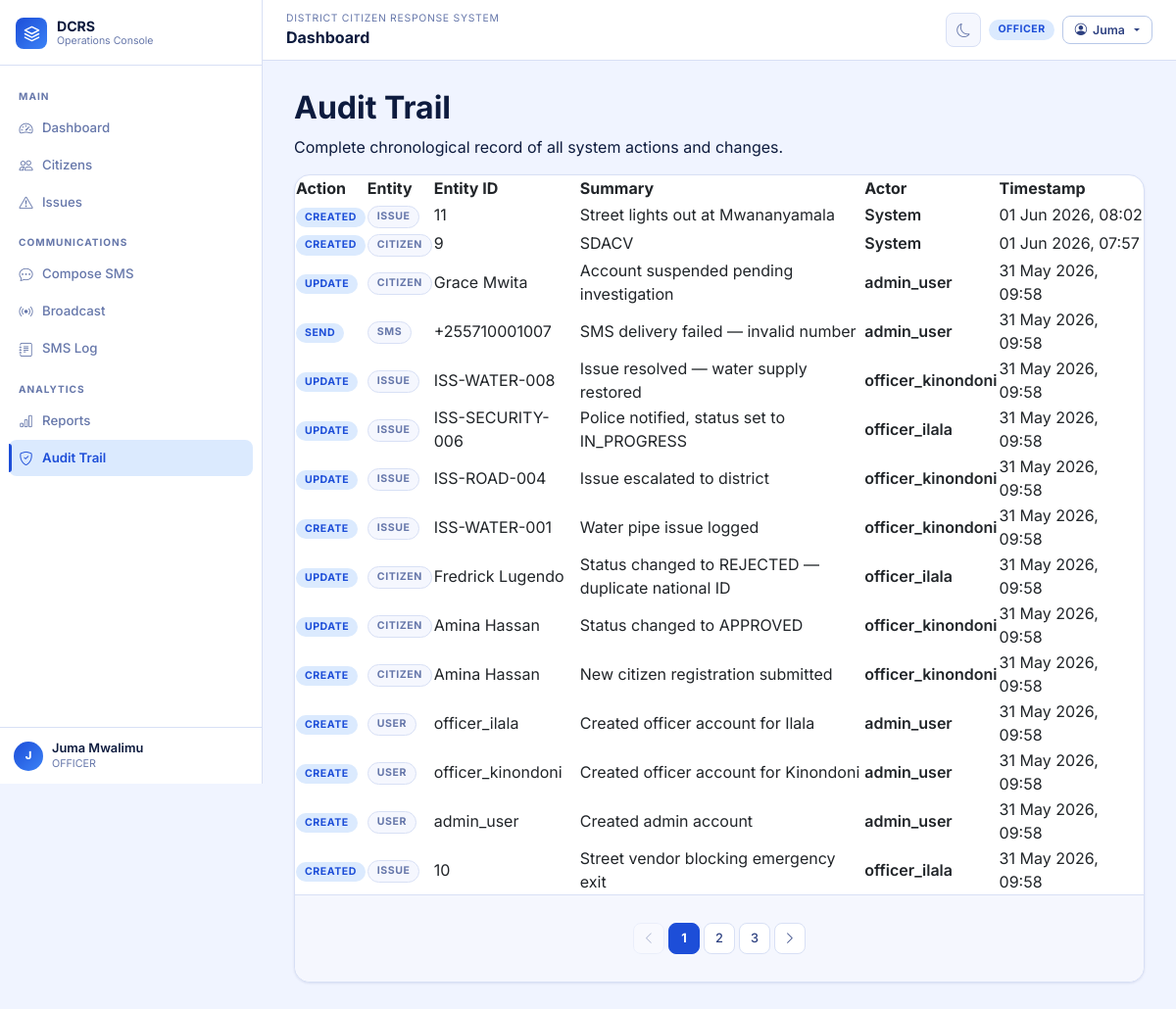
The app's page /portal/reports/audit/ (signed in) with its own data.
### apps/accounts/models.py (models this page shows, shortened)
class User(AbstractUser):
    class Role(models.TextChoices):
        ADMIN = "ADMIN", "Admin"
        OFFICER = "OFFICER", "Officer"
        CITIZEN = "CITIZEN", "Citizen"
    role = models.CharField(max_length=20, choices=Role.choices, default=Role.OFFICER)
    phone_number = models.CharField(max_length=20, blank=True, unique=True, null=True)
    national_id = models.CharField(max_length=32, blank=True, unique=True)
    ward = models.ForeignKey(
        "localities.Ward",
        on_delete=models.SET_NULL,
        null=True,
        blank=True,
        related_name="users",
    )
    is_phone_verified = models.BooleanField(default=False)
    failed_login_attempts = models.PositiveSmallIntegerField(default=0)
    locked_until = models.DateTimeField(blank=True, null=True)
    class Meta:
        ordering = ["username"]

### apps/reports/models.py (models this page shows, shortened)
class AuditLog(models.Model):
    actor = models.ForeignKey(settings.AUTH_USER_MODEL, on_delete=models.SET_NULL, blank=True, null=True)
    action = models.CharField(max_length=120)
    entity_type = models.CharField(max_length=120)
    entity_id = models.CharField(max_length=64, blank=True)
    summary = models.CharField(max_length=255, blank=True)
    metadata = models.JSONField(default=dict, blank=True)
    created_at = models.DateTimeField(auto_now_add=True)
    class Meta:
        ordering = ["-created_at"]

### apps/reports/views.py (the view)
# urls.py: path("audit/", AuditLogView.as_view(), name="audit_log"),
class AuditLogView(LoginRequiredMixin, ListView):
    model = AuditLog
    template_name = "reports/audit_log.html"
    paginate_by = 15
    context_object_name = "logs"

### templates/reports/audit_log.html (shortened to what this page needs)
{% extends 'base.html' %}
{% block content %}
<div class="page-header">
  <h2>Audit Trail</h2>
  <p>Complete chronological record of all system actions and changes.</p>
</div>
<div class="card">
  <div class="table-wrap" style="border:none">
    <table class="data-table">
      <thead>
        <tr>
          <th>Action</th>
          <th>Entity</th>
          <th>Entity ID</th>
          <th>Summary</th>
          <th>Actor</th>
          <th>Timestamp</th>
        </tr>
      </thead>
      <tbody>
        {% for log in logs %}
          <tr>
            <td><span class="badge badge-blue">{{ log.action }}</span></td>
            <td>
              <span class="badge badge-gray">{{ log.entity_type }}</span>
            </td>
            <td class="mono">{{ log.entity_id|truncatechars:20 }}</td>
            <td style="color:var(--text-soft);max-width:300px">{{ log.summary|truncatechars:60 }}</td>
            <td style="font-weight:600">{{ log.actor|default:'System' }}</td>
            <td class="mono">{{ log.created_at|date:"d M Y, H:i" }}</td>
          </tr>
        {% endfor %}
      </tbody>
    </table>
  </div>
  {% if is_paginated %}
    <div class="card-footer">{% include 'partials/pagination.html' %}</div>
  {% endif %}
</div>
{% endblock %}

### templates/partials/sidebar.html
<aside class="app-sidebar" id="appSidebar">
  <div class="sidebar-header">
    <a class="sidebar-brand" href="{% url 'reports:dashboard' %}">
      <div class="brand-logo">
        <svg viewBox="0 0 24 24" fill="none">
          <path d="M12 2L2 7l10 5 10-5-10-5zM2 17l10 5 10-5M2 12l10 5 10-5" stroke="white" stroke-width="2" stroke-linecap="round" stroke-linejoin="round"/>
        </svg>
      </div>
      <div><div class="brand-name">DCRS</div><div class="brand-sub">Operations Console</div></div>
    </a>
  </div>
  <nav class="sidebar-nav">
    <span class="sidebar-section-label">Main</span>
    <a href="{% url 'reports:dashboard' %}"        class="sidebar-link"><i class="bi bi-speedometer2"></i> Dashboard</a>
    <a href="{% url 'citizens:list' %}"            class="sidebar-link"><i class="bi bi-people"></i> Citizens</a>
    <a href="{% url 'issues:list' %}"              class="sidebar-link"><i class="bi bi-exclamation-triangle"></i> Issues</a>
    <span class="sidebar-section-label">Communications</span>
    <a href="{% url 'notifications:compose' %}"    class="sidebar-link"><i class="bi bi-chat-dots"></i> Compose SMS</a>
    <a href="{% url 'notifications:broadcast' %}"  class="sidebar-link"><i class="bi bi-broadcast"></i> Broadcast</a>
    <a href="{% url 'notifications:log' %}"        class="sidebar-link"><i class="bi bi-journal-text"></i> SMS Log</a>
    <span class="sidebar-section-label">Analytics</span>
    <a href="{% url 'reports:registration_report' %}" class="sidebar-link"><i class="bi bi-bar-chart"></i> Reports</a>
    <a href="{% url 'reports:audit_log' %}"        class="sidebar-link"><i class="bi bi-shield-check"></i> Audit Trail</a>
  </nav>
  <div class="sidebar-footer">
    <div class="sb-user">
      <div class="sb-avatar">{{ user.get_full_name|default:user.username|slice:":1"|upper }}</div>
      <div>
        <div class="sb-name">{{ user.get_full_name|default:user.username }}</div>
        <div class="sb-role">{{ user.role|default:'Officer' }}</div>
      </div>
    </div>
  </div>
</aside>

### templates/partials/navbar.html (shortened to what this page needs)
<nav class="app-navbar">
  <div style="display:flex;align-items:center;gap:10px;min-width:0;flex:1">
    <div style="min-width:0">
      <div class="nav-bc">District Citizen Response System</div>
      <div class="nav-title">{% block page_title %}Dashboard{% endblock %}</div>
    </div>
  </div>
  <div style="display:flex;align-items:center;gap:8px;flex-shrink:0">
    <button class="btn-theme" data-theme-toggle title="Toggle theme"><i class="bi bi-moon"></i></button>
    <span class="badge badge-blue d-none d-md-inline-flex">{{ user.role|default:'Guest' }}</span>
    <div class="dropdown">
      <button class="btn btn-sm btn-outline dropdown-toggle" data-bs-toggle="dropdown" type="button">
        <i class="bi bi-person-circle"></i>
        <span class="d-none d-sm-inline">{{ user.get_short_name|default:user.username }}</span>
      </button>
    </div>
  </div>
</nav>

### records on screen
User: get_full_name "J", get_full_name "Juma Mwalimu", role "OFFICER", get_short_name "Juma"
AuditLog: action "CREATED", entity_type "ISSUE", entity_id "11", summary "Street lights out at Mwananyamala", actor "System", created_at "01 Jun 2026, 08:02"
AuditLog: action "CREATED", entity_type "CITIZEN", entity_id "9", summary "SDACV", actor "System", created_at "01 Jun 2026, 07:57"
AuditLog: action "UPDATE", entity_type "CITIZEN", entity_id "Grace Mwita", summary "Account suspended pending investigation", actor "admin_user", created_at "31 May 2026, 09:58"
AuditLog: action "SEND", entity_type "SMS", entity_id "+255710001007", summary "SMS delivery failed — invalid number", actor "admin_user", created_at "31 May 2026, 09:58"
AuditLog: action "UPDATE", entity_type "ISSUE", entity_id "ISS-WATER-008", summary "Issue resolved — water supply restored", actor "officer_kinondoni", created_at "31 May 2026, 09:58"
AuditLog: action "UPDATE", entity_type "ISSUE", entity_id "ISS-SECURITY-006", summary "Police notified, status set to IN_PROGRESS", actor "officer_ilala", created_at "31 May 2026, 09:58"
AuditLog: action "UPDATE", entity_type "ISSUE", entity_id "ISS-ROAD-004", summary "Issue escalated to district", actor "officer_kinondoni", created_at "31 May 2026, 09:58"
AuditLog: action "CREATE", entity_type "ISSUE", entity_id "ISS-WATER-001", summary "Water pipe issue logged", actor "officer_kinondoni", created_at "31 May 2026, 09:58"
AuditLog: action "UPDATE", entity_type "CITIZEN", entity_id "Fredrick Lugendo", summary "Status changed to REJECTED — duplicate national ID", actor "officer_ilala", created_at "31 May 2026, 09:58"
AuditLog: action "UPDATE", entity_type "CITIZEN", entity_id "Amina Hassan", summary "Status changed to APPROVED", actor "officer_kinondoni", created_at "31 May 2026, 09:58"
AuditLog: action "CREATE", entity_type "CITIZEN", entity_id "Amina Hassan", summary "New citizen registration submitted", actor "officer_kinondoni", created_at "31 May 2026, 09:58"
AuditLog: action "CREATE", entity_type "USER", entity_id "officer_ilala", summary "Created officer account for Ilala", actor "admin_user", created_at "31 May 2026, 09:58"
AuditLog: action "CREATE", entity_type "USER", entity_id "officer_kinondoni", summary "Created officer account for Kinondoni", actor "admin_user", created_at "31 May 2026, 09:58"
AuditLog: action "CREATE", entity_type "USER", entity_id "admin_user", summary "Created admin account", actor "admin_user", created_at "31 May 2026, 09:58"
AuditLog: action "CREATED", entity_type "ISSUE", entity_id "10", summary "Street vendor blocking emergency exit", actor "officer_ilala", created_at "31 May 2026, 09:58"

### other values on screen
{{ num }} "1"
{{ num }} "2" "3"
